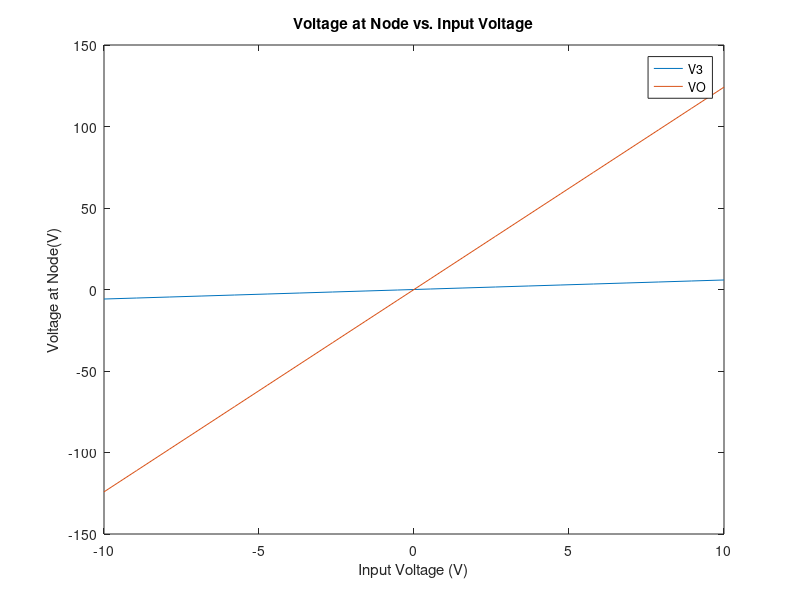
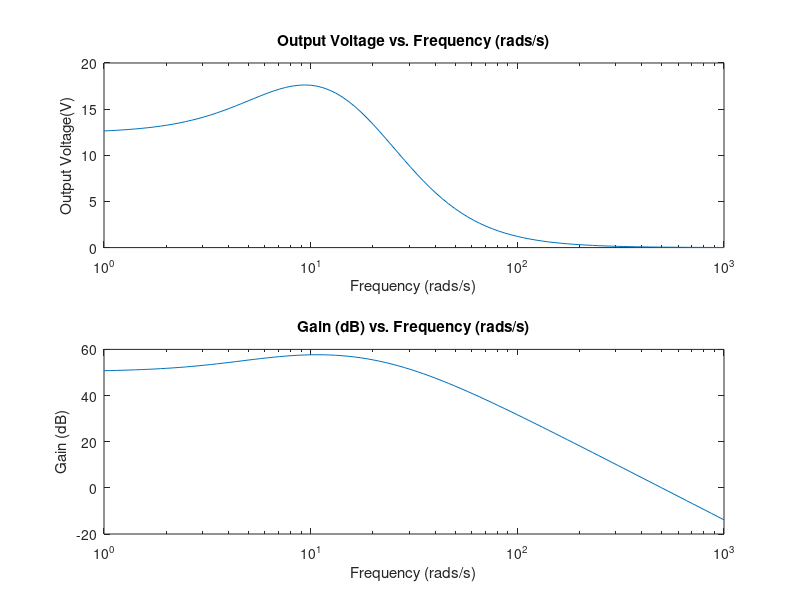

Write MATLAB code to recreate these figures, in order. (Note: this script raises an error after producing the figures.)
clear;
close all;

R1 = 1;
R2 = 2;
R3 = 4.702629;
%R3 = 10;
R4 = 0.1;
Ro = 1000;
C1 = 0.25;
L = 0.2;
a = 100;

%% The G-matrix represents the voltage relationships bewteen the linear components of the circuit;
% It gets filled with the coeffcients of the set of equations 

% For each equation, let's write out the coeffcients in the following order: V1, V2, V3, V4, VO, IL
G=zeros(6);

% Node 1:
G(1,1)=1;

% Node 2:
G(2,1)=1/R1;
G(2,2)=-(1/R1+1/R2);
G(2,6)=-1;

% Node 3:
G(3,3)=1/R3;
G(3,6)=-1;

% Node 4:
G(4,3)=-a*1/R3;
G(4,4)=1;

% Node 5:
G(5,4)=1/R4;
G(5,5)=-(1/R4+1/Ro);

% The inductor:
G(6,2)=1;
G(6,3)=-1;

% The C-matrix represents the 1st order voltage relationships between the
% circuit components (I think)
C=zeros(6);

%From node 2:
C(2,1)=C1;
C(2,2)=-C1;

%From the inductor:
C(6,6)=-L;

%% DC Case
V3 = [];
VO = [];
Vin=linspace(-10,10,20);
for v=Vin
    F = [v,0,0,0,0,0];
    V = G\F';
    V3(end+1) = V(3);
    VO(end+1) = V(5);
end

figure();
plot(Vin,V3,'-',Vin,VO,'-');
title('Voltage at Node vs. Input Voltage');
legend('V3','VO');
xlabel('Input Voltage (V)')
ylabel('Voltage at Node(V)')

%% AC Case
F = [1,0,0,0,0,0];
%afreq = linspace(0,10e9,1e5);
afreq = logspace(0,3,100);
VO = [];
gain = [];
for w = afreq
    V=(G+j*w*C)\F';
    VO(end+1) = V(5);
    gain(end+1) = 20*log(V(5));
end

figure();
subplot(2,1,1);
semilogx(afreq,VO);
title('Output Voltage vs. Frequency (rads/s)');
xlabel('Frequency (rads/s)')
ylabel('Output Voltage(V)')
subplot(2,1,2);
semilogx(afreq,gain);
title('Gain (dB) vs. Frequency (rads/s)');
xlabel('Frequency (rads/s)')
ylabel('Gain (dB)')

%% AC Case II
% Random changes to the capacitance
F = [1,0,0,0,0,0];
gain = zeros(1,500);
for i = 1:500
    C(2, 1) = normrnd(C1, 0.05); 
    C(2, 2) = normrnd(-C1, 0.05);    
    V=(G+j*pi*C)\F';    
    gain(i) = 20*log(V(5));
end

figure();
histogram(real(gain))
title('Gain (dB) for Normally Distributed Capacitance')
xlabel('Gain (dB)')
ylabel('# Occurrences')